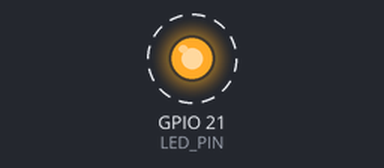
The sketch below on a simulated ESP32-S3. Parts: output pins drawn as LEDs (lit = HIGH). Dashed ring = blinking. What the sketch prints to the serial monitor is not drawn.

Above: at 0.5 s.
Timing chart, 0 to 4.7 s (numbered marks = the images above):
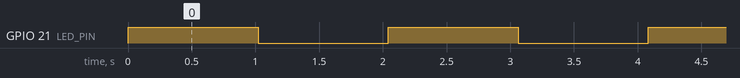

Measured:
- by itself, GPIO 21 (LED_PIN): alternates HIGH for 1.0 s and LOW for 1.0 s

The sketch:

BoardCheck.ino
```cpp
/*
  BoardCheck.ino  -  your FIRST upload.
  Proves that: uploading works, the Serial Monitor works, PSRAM is
  switched on (the camera needs it), and tells you your board version.
  The onboard LED blinks once per second.
*/
#include <Wire.h>

const int LED_PIN = 21;   // onboard LED on the FireBeetle 2 ESP32-S3
bool ledOn = false;
bool axpFound = false;

void setup() {
  Serial.begin(115200);
  uint32_t t0 = millis();
  while (!Serial && millis() - t0 < 3000) delay(10);
  pinMode(LED_PIN, OUTPUT);

  // Is the AXP313A camera power chip present? (I2C address 0x36 on GPIO1/GPIO2)
  Wire.begin(1, 2);
  Wire.beginTransmission(0x36);
  axpFound = (Wire.endTransmission() == 0);
  Wire.end();
}

void loop() {
  ledOn = !ledOn;
  digitalWrite(LED_PIN, ledOn ? HIGH : LOW);

  Serial.println("----------------------------------------------");
  Serial.printf("Chip: %s, %d cores, %d MHz\n", ESP.getChipModel(), ESP.getChipCores(), ESP.getCpuFreqMHz());
  Serial.printf("Flash: %u MB\n", ESP.getFlashChipSize() / (1024 * 1024));
  if (psramFound()) {
    Serial.printf("PSRAM: %u MB   [OK]\n", ESP.getPsramSize() / (1024 * 1024));
  } else {
    Serial.println("PSRAM: NOT FOUND   [PROBLEM] -> Tools > PSRAM > 'OPI PSRAM', then upload again");
  }
  Serial.printf("Camera power chip AXP313A: %s\n",
                axpFound ? "found (board V1.0/V1.1) - the firmware switches it on for you"
                         : "not found (board V1.2 or newer - camera is powered automatically)");
  Serial.printf("Arduino ESP32 core version: %d.%d.%d  %s\n", ESP_ARDUINO_VERSION_MAJOR,
                ESP_ARDUINO_VERSION_MINOR, ESP_ARDUINO_VERSION_PATCH,
                ESP_ARDUINO_VERSION_MAJOR == 2 ? "[OK]" : "[PROBLEM] -> install version 2.0.17 (see guide)");
  delay(1000);
}
```
